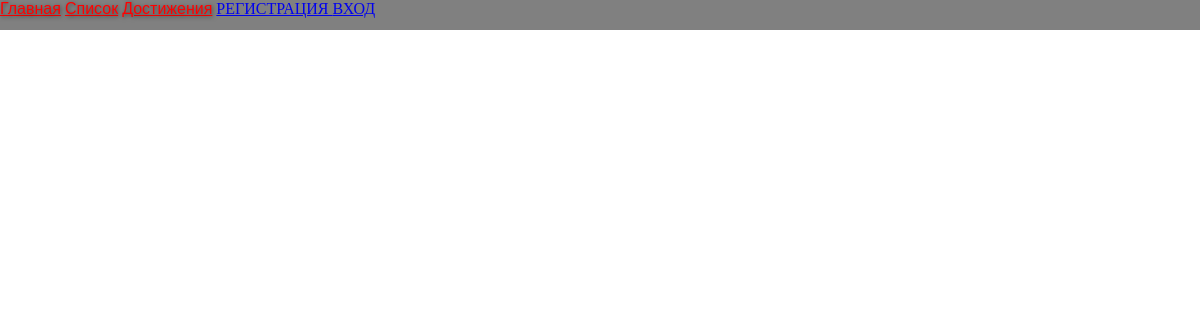
/Studentlist/, run on an earlier commit of the app's database.
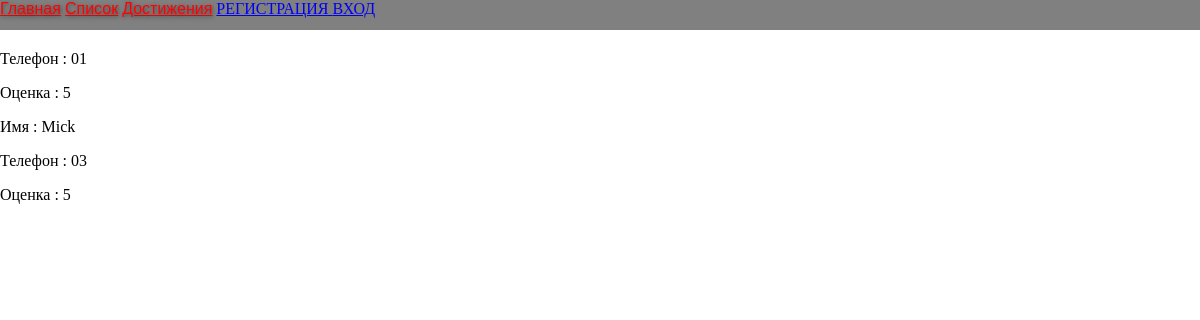
And on a later commit of the database.
### testapp/models.py (models this page shows)
class Student(models.Model):
    grade = models.IntegerField('оценка')
    tel = models.CharField('телефон', max_length=9)
    firstname = models.CharField('имя фамилия',max_length=20)

### testapp/views.py (the view)
# urls.py: path('Studentlist/', Studentlist, name='Studentlist'),
def Studentlist(request):
    students = Student.objects.all()
    return  render(request, 'testapp/Studentlist.html', context={ 'students' : students})

### testapp/templates/testapp/Studentlist.html
{% extends 'testapp/base.html' %}
{% block content %}
{% for student in students %}
<p> Имя : {{student.firstname}}</p>
<p> Телефон : {{student.tel}}</p>
<p> Оценка : {{student.grade}}</p>
{% endfor %}
{% endblock %}

### testapp/templates/testapp/base.html (shortened to what this page needs)
<!DOCTYPE html>
{% load static %}
<html lang="en">
<head>
{% load static %}
<link rel="stylesheet" href="{% static 'style/style.css' %}">
<link rel="stylesheet" href="{% static 'script/script.js' %}">
</head>
<body>
<div class="header">
<header>
    <a  class="testapp" href="{% url 'home' %}">Главная</a>
    <a class="testapp" href="{% url 'Studentlist' %}">Список</a>
    <a class="testapp" href="{% url 'goals' %}">Достижения</a>
    <a href="{% url 'registration' %}"> РЕГИСТРАЦИЯ </a>
    <a href="{% url 'reguser' %}"> ВХОД </a>
</header>
</div>
{% block content %}
{% endblock %}
</body>
</html>

### static/style/style.css (style rules this page uses)
body { margin: 0; }
.testapp { position: relative; padding: 15% 0 10%; max-width: 640px; margin-left: auto; margin-right: auto; color: red; text-shadow: 1px 1px 4px rgba(0, 0, 0, 0.5); font-family: "Montserrat", sans-serif; }
.header { position: fixed; height: 30px; width: 100%; background: grey; right: 0; top: 0; }

What changed in the data, as far as the page shows it:
added Student: tel "01", grade "5"
added Student: firstname "Mick", tel "03", grade "5"
